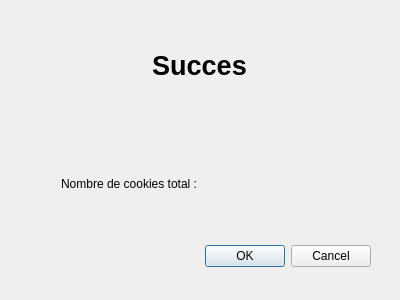
<?xml version="1.0" encoding="UTF-8"?>
<ui version="4.0">
 <class>SuccesDialog</class>
 <widget class="QDialog" name="SuccesDialog">
  <property name="geometry">
   <rect>
    <x>0</x>
    <y>0</y>
    <width>400</width>
    <height>300</height>
   </rect>
  </property>
  <property name="windowTitle">
   <string>Dialog</string>
  </property>
  <widget class="QDialogButtonBox" name="buttonBox">
   <property name="geometry">
    <rect>
     <x>30</x>
     <y>240</y>
     <width>341</width>
     <height>32</height>
    </rect>
   </property>
   <property name="orientation">
    <enum>Qt::Horizontal</enum>
   </property>
   <property name="standardButtons">
    <set>QDialogButtonBox::Cancel|QDialogButtonBox::Ok</set>
   </property>
  </widget>
  <widget class="QWidget" name="gridLayoutWidget">
   <property name="geometry">
    <rect>
     <x>9</x>
     <y>9</y>
     <width>381</width>
     <height>231</height>
    </rect>
   </property>
   <layout class="QGridLayout" name="gridLayout">
    <item row="1" column="0">
     <widget class="QLabel" name="label_2">
      <property name="text">
       <string>Nombre de cookies total :</string>
      </property>
      <property name="alignment">
       <set>Qt::AlignRight|Qt::AlignTrailing|Qt::AlignVCenter</set>
      </property>
     </widget>
    </item>
    <item row="1" column="1">
     <widget class="QLabel" name="labelNbCookiesTotal">
      <property name="text">
       <string/>
      </property>
     </widget>
    </item>
    <item row="0" column="0" colspan="2">
     <widget class="QLabel" name="label">
      <property name="font">
       <font>
        <pointsize>20</pointsize>
        <bold>true</bold>
       </font>
      </property>
      <property name="text">
       <string>Succes</string>
      </property>
      <property name="alignment">
       <set>Qt::AlignCenter</set>
      </property>
     </widget>
    </item>
   </layout>
  </widget>
 </widget>
 <resources/>
 <connections>
  <connection>
   <sender>buttonBox</sender>
   <signal>accepted()</signal>
   <receiver>SuccesDialog</receiver>
   <slot>accept()</slot>
   <hints>
    <hint type="sourcelabel">
     <x>248</x>
     <y>254</y>
    </hint>
    <hint type="destinationlabel">
     <x>157</x>
     <y>274</y>
    </hint>
   </hints>
  </connection>
  <connection>
   <sender>buttonBox</sender>
   <signal>rejected()</signal>
   <receiver>SuccesDialog</receiver>
   <slot>reject()</slot>
   <hints>
    <hint type="sourcelabel">
     <x>316</x>
     <y>260</y>
    </hint>
    <hint type="destinationlabel">
     <x>286</x>
     <y>274</y>
    </hint>
   </hints>
  </connection>
 </connections>
</ui>
